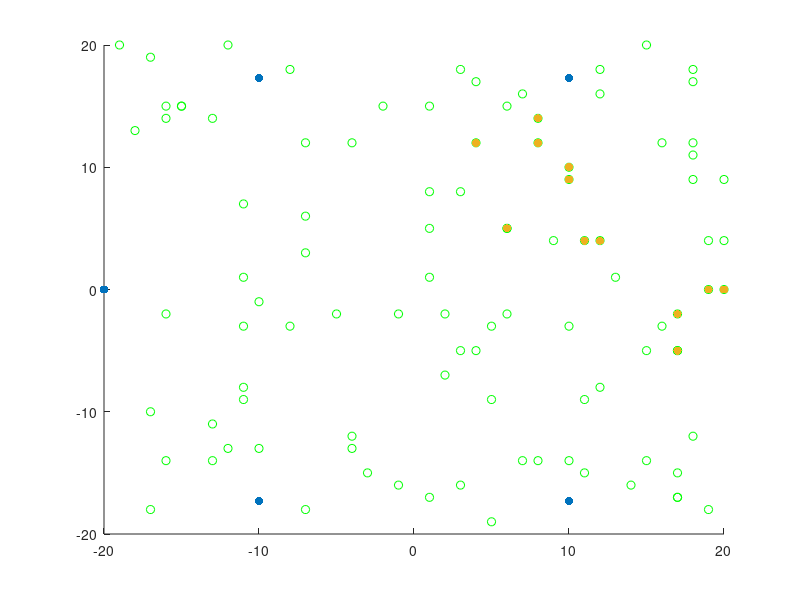

MATLAB code to generate this figure: (Note: this script raises an error after producing the figure.)
%% clustering master script
%clear all
%close all

load('phi','phi'); % load RN locations
% obtain cluster counts
load('idx_count')
no_clus = 10; % No. of clusters
% get corresponding locations for the cluster points 
load('theta_1')
load('theta_1_sort')
%% load and sort L_A according to the clusters
load('L_A')
L_A = [theta_1(:,1) L_A];
L_A = sortrows(L_A,1);
L_A = L_A(:,2:7);

%% get L_A and L_B for each of the clusters
L_0 = 40;
gamma = 3;
sigma = 1;
d_0 = 1;
k = 1;
rmse = [];

%% plot original data
scatter(phi(:,1),phi(:,2),'filled');
hold on 
scatter(theta_1_sort(:,2),theta_1_sort(:,3),'g');

idx_count_1 = [idx_count 0];

a = 1;
b = idx_count_1(1);
%for i = 1:no_clus
    theta_2 = [];
    theta_2 = theta_1_sort(a:b,2:3);
    %a = b+1;
    %b = b + idx_count_1(i+1);
    scatter(theta_2(:,1),theta_2(:,2),'filled');
    hold on
%end

%% perform localization independently for each of the clusters
for i = idx_count
    % RN to BN RSS measurements
    L_A_1 = L_A(k:i,:);
    q = 1;
    % BN to BN RSS measurements
    for j = k:(k+i-1) % for all the points in the cluster
       m = mvnrnd(0,sigma,i);
       for p = (j+1):i
         L_B_1(q) = L_0 + 10*gamma*log10(norm(theta_1_sort(j,:)-theta_1_sort(p,:),2)/d_0) + m(i);  
         q = q+1;     
       end
    end
    theta_pred = sdp_coop_nlos(L_A_1,L_B_1,phi,i);
    theta_pred = theta_pred';
    for r = k:(k+i-1)
    err(r) = (theta_pred(r,1)-theta_1_sort(r,2))^2 + (theta_pred(r,2)-theta_1_sort(r,3))^2;
    end
    k = i+1;
    %% RMSE
    rmse = [rmse sqrt(sum(err)/i)];
    
    %% plot the localized points 
    scatter(theta_pred(:,1),theta_pred(:,2),'x');
    hold on
    
end






